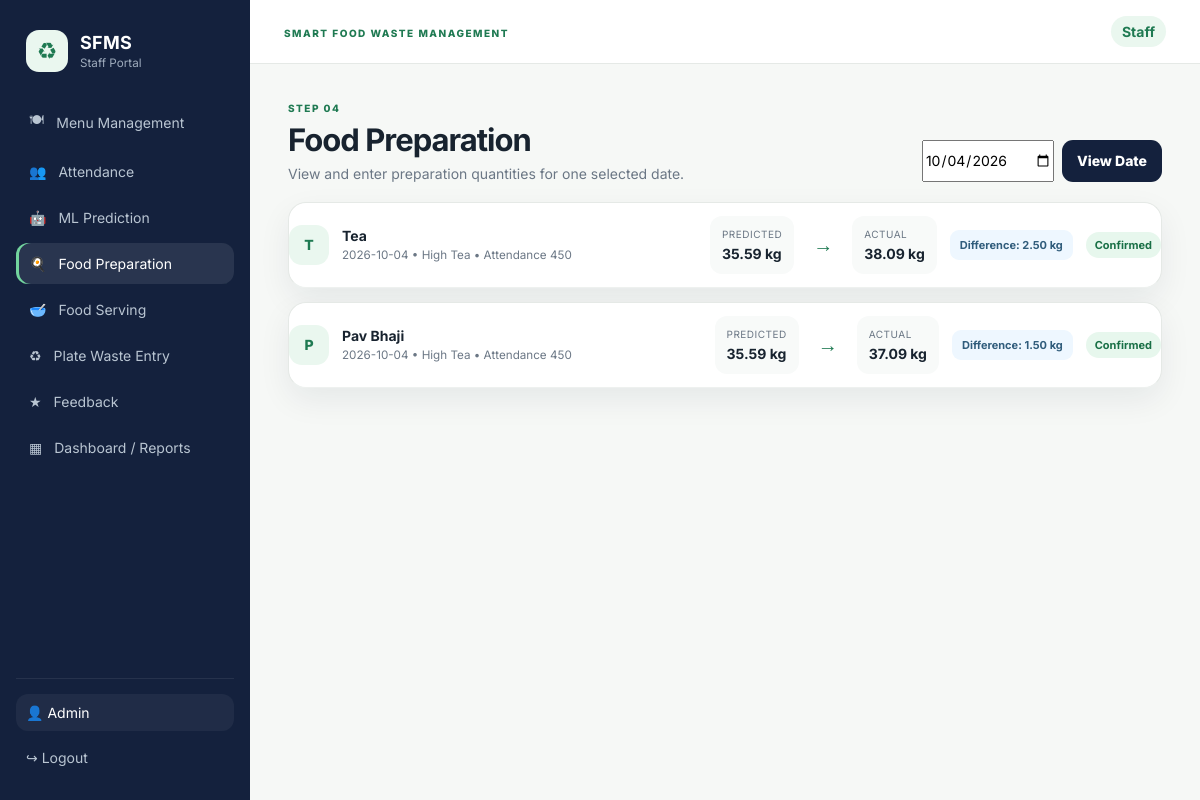
The page /staff/preparation (signed in) on the database its author committed.
### tables this page shows
CREATE TABLE meal_records (
        id INTEGER PRIMARY KEY AUTOINCREMENT,
        meal_date TEXT NOT NULL,
        meal_type TEXT NOT NULL,
        food_item TEXT NOT NULL,
        category TEXT,
        expected_students INTEGER NOT NULL CHECK(expected_students >= 0),
        attendance_count INTEGER,
        food_attendance_count INTEGER,
        predicted_quantity REAL,
        prediction_confidence REAL,
        prediction_model TEXT,
        prediction_confirmed INTEGER NOT NULL DEFAULT 0,
        prepared_quantity REAL,
        preparation_confirmed INTEGER NOT NULL DEFAULT 0,
        served_quantity REAL,
        serving_confirmed INTEGER NOT NULL DEFAULT 0,
        remaining_food REAL,
        plate_waste REAL,
        plate_waste_unit TEXT DEFAULT 'kg',
        total_food_waste REAL,
        waste_percentage REAL,
        waste_snapshot_filename TEXT,
        status TEXT NOT NULL DEFAULT 'menu_saved',
        created_at TEXT DEFAULT CURRENT_TIMESTAMP,
        updated_at TEXT DEFAULT CURRENT_TIMESTAMP,
        UNIQUE(meal_date, meal_type, food_item)
    );

### app.py (the view, shortened to what this page needs)
@app.route('/staff/preparation', methods=['GET','POST'])
@login_required('staff')
def preparation():
    selected_date=request.args.get('date') or date.today().isoformat()
    conn=db(); records=conn.execute("SELECT * FROM meal_records WHERE meal_date=? AND prediction_confirmed=1 ORDER BY CASE meal_type WHEN 'Breakfast' THEN 1 WHEN 'Lunch' THEN 2 WHEN 'High Tea' THEN 3 ELSE 4 END,id DESC", (selected_date,)).fetchall(); conn.close()
    return render_template('preparation.html', records=records, selected_date=selected_date)

### app.py (called while the page is built)
def db():
    conn = sqlite3.connect(DB_PATH)
    conn.row_factory = sqlite3.Row
    conn.execute('PRAGMA foreign_keys = ON')
    return conn

def login_required(role=None):
    def deco(fn):
        @wraps(fn)
        def wrapper(*args, **kwargs):
            if 'user_id' not in session:
                return redirect(url_for('login', next=request.path))
            if role and session.get('role') != role:
                return redirect(url_for('staff_dashboard' if session.get('role') == 'staff' else ('student_home' if session.get('role') == 'student' else 'authority_dashboard')))
            return fn(*args, **kwargs)
        return wrapper
    return deco

@app.context_processor
def inject_globals():
    return {'today': date.today().isoformat(), 'current_user': session.get('name'), 'role': session.get('role')}

### templates/preparation.html
{% extends 'base.html' %}{% block title %}Food Preparation • SFMS{% endblock %}{% block content %}<section class="page-head"><div><span class="eyebrow">STEP 04</span><h1>Food Preparation</h1><p>View and enter preparation quantities for one selected date.</p></div><form class="filterbar" method="get"><input type="date" name="date" value="{{selected_date}}" required><button class="btn dark">View Date</button></form></section><div class="stack-list">{% for r in records %}<div class="card workflow-card"><div class="food-avatar">{{r.food_item[:1]|upper}}</div><div class="grow"><b>{{r.food_item}}</b><small>{{r.meal_date}} • {{r.meal_type}} • Attendance {{r.attendance_count}}</small></div><div class="compare"><div><span>Predicted</span><b>{{r.predicted_quantity}} kg</b></div><div class="arrow">→</div><div><span>Actual</span><b>{{r.prepared_quantity or '—'}} kg</b></div></div>{% if not r.preparation_confirmed %}<form method="post" class="inline-form" data-loading><input type="hidden" name="record_id" value="{{r.id}}"><input type="number" step="0.01" min="0" name="prepared_quantity" placeholder="Prepared kg" required><button class="btn primary" type="submit">✓ Confirm Preparation</button></form>{% else %}<div class="diff-chip">Difference: {{'%.2f'|format((r.prepared_quantity or 0)-(r.predicted_quantity or 0))}} kg</div><span class="status good">Confirmed</span>{% endif %}</div>{% else %}<div class="empty">Confirm a prediction first.</div>{% endfor %}</div>{% endblock %}

### static/css/style.css (style rules this page uses)
:root { --navy:#14213d;--green:#1f7a52;--green2:#36a269;--mint:#eaf7ef;--cream:#f7f5ef;--ink:#18232f;--muted:#6b7785;--line:#e5e9e6;--orange:#e58c2f;--red:#c94b4b;--white:#fff;--shadow:0 12px 32px rgba(20,33,61,.07);--radius:18px }
* { box-sizing:border-box }
body { margin:0;background:#f6f8f6;color:var(--ink);font-family:Inter,Arial,sans-serif;font-size:14px }
button,input,select,textarea { font:inherit }
button { cursor:pointer }
.eyebrow { font-size:10px;letter-spacing:1.5px;font-weight:800;color:var(--green) }
.page-head { padding:34px 38px 20px;display:flex;align-items:flex-end;justify-content:space-between;gap:20px }
.page-head h1 { font-size:31px;line-height:1.15;margin:7px 0 7px;letter-spacing:-1px }
.page-head p { margin:0;color:var(--muted) }
.filterbar { display:flex;gap:8px }
.filterbar input,.filterbar select { height:42px }
.card { background:white;border:1px solid var(--line);border-radius:var(--radius);padding:22px;box-shadow:var(--shadow) }
.record-row,.workflow-card { display:flex;align-items:center;gap:13px;padding:13px 0;border-bottom:1px solid #eef1ef }
.food-avatar,.avatar { width:40px;height:40px;display:grid;place-items:center;border-radius:13px;background:var(--mint);color:var(--green);font-weight:800 }
.grow { flex:1;min-width:0 }
.grow b { display:block }
.grow small { display:block;color:var(--muted);margin-top:4px }
.status { display:inline-flex;align-items:center;padding:6px 9px;border-radius:99px;font-size:11px;font-weight:700;white-space:nowrap }
.status.good { background:#e7f7ed;color:#197046 }
.btn { border:0;border-radius:11px;padding:11px 15px;font-weight:800;transition:.18s;display:inline-flex;justify-content:center;align-items:center;gap:7px }
.btn.dark { background:var(--navy);color:white }
.stack-list { padding:0 38px 30px;display:grid;gap:14px }
.prediction-stats div,.waste-grid>div,.waste-result>div,.quantity-pill,.compare>div { background:#f8faf9;border-radius:12px;padding:12px }
.prediction-stats span,.waste-grid span,.waste-result span,.quantity-pill span,.compare span { display:block;color:var(--muted);font-size:10px;text-transform:uppercase;letter-spacing:.5px }
.prediction-stats b,.waste-grid b,.waste-result b,.quantity-pill b,.compare b { display:block;margin-top:5px }
.compare { display:flex;align-items:center;gap:7px }
.compare .arrow { background:none;color:var(--green);font-size:20px }
.diff-chip { background:#eef7ff;color:#315d7c;padding:8px 10px;border-radius:9px;font-size:11px;font-weight:700 }

### rows shown on the page
meal_records: food_item "T", food_item "Tea", meal_date "2026-10-04", meal_type "High Tea", attendance_count "450", predicted_quantity "35.59", prepared_quantity "38.09", (r.prepared_quantityor0)-(r.predicted_quantityor0) "2.50"
meal_records: food_item "P", food_item "Pav Bhaji", meal_date "2026-10-04", meal_type "High Tea", attendance_count "450", predicted_quantity "35.59", prepared_quantity "37.09", (r.prepared_quantityor0)-(r.predicted_quantityor0) "1.50"

### other values the page prints
{{ icon }} "🍽" "👥" "🤖" "🍳" "🥣" "♻" "★" "▦"
{{ label }} "Menu Management" "Attendance" "ML Prediction" "Food Preparation" "Food Serving" "Plate Waste Entry" "Feedback" "Dashboard / Reports"
{{ current_user }} "Admin"
{{ role|capitalize }} "Staff"
